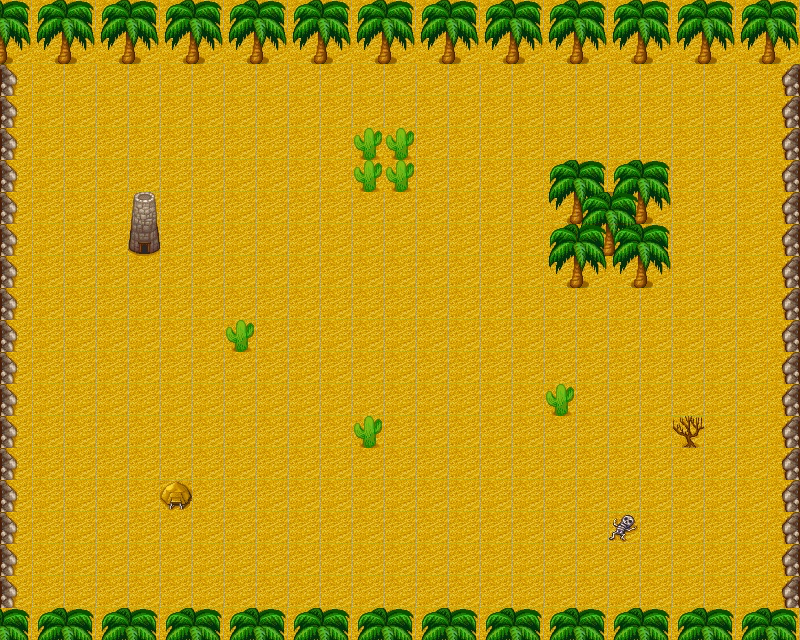

The image is a tile-based game level rendered from a .tmx file. Its description and source (layers, tilesets, objects; grid data summarised) follow:
An orthogonal 25x20 tile map with 32x32 px tiles, 2 tile layers (Tile Layer 1, Tile Layer 2) and 5 objects (5x sprite).

<map version="1.0" orientation="orthogonal" width="25" height="20" tilewidth="32" tileheight="32">
 <tileset firstgid="1" name="1" tilewidth="32" tileheight="32">
  <image source="level_1.jpg" width="512" height="512" />
 </tileset>
 <layer name="Tile Layer 1" width="25" height="20">
  <properties>
   <property name="walkable" value="true" />
  </properties>
  <data>[500 cells, 500 non-empty, 1 distinct tile ids]</data>
 </layer>
 <layer name="Tile Layer 2" width="25" height="20">
  <properties>
   <property name="walkable" value="false" />
  </properties>
  <data>[500 cells, 137 non-empty, 16 distinct tile ids]</data>
 </layer>
 <objectgroup name="sprites" width="25" height="20">
  <object name="enemy1" type="sprite" x="384" y="224" width="32" height="32">
   <properties>
    <property name="action" value="4" />
    <property name="image" value="badguy.png" />
    <property name="speed" value="3" />
   </properties>
  </object>
  <object name="enemy3" type="sprite" x="448" y="416" width="32" height="32">
   <properties>
    <property name="action" value="3" />
    <property name="image" value="badguy.png" />
    <property name="speed" value="4" />
   </properties>
  </object>
  <object name="enemy2" type="sprite" x="128" y="383" width="32" height="32">
   <properties>
    <property name="action" value="1" />
    <property name="image" value="badguy.png" />
    <property name="speed" value="2" />
   </properties>
  </object>
  <object name="princess" type="sprite" x="128" y="128" width="32" height="32">
   <properties>
    <property name="action" value="0" />
    <property name="image" value="princess.png" />
    <property name="speed" value="0" />
   </properties>
  </object>
  <object name="player" type="sprite" x="384" y="320" width="32" height="32">
   <properties>
    <property name="action" value="0" />
    <property name="image" value="badguy.png" />
    <property name="speed" value="3" />
   </properties>
  </object>
 </objectgroup>
</map>